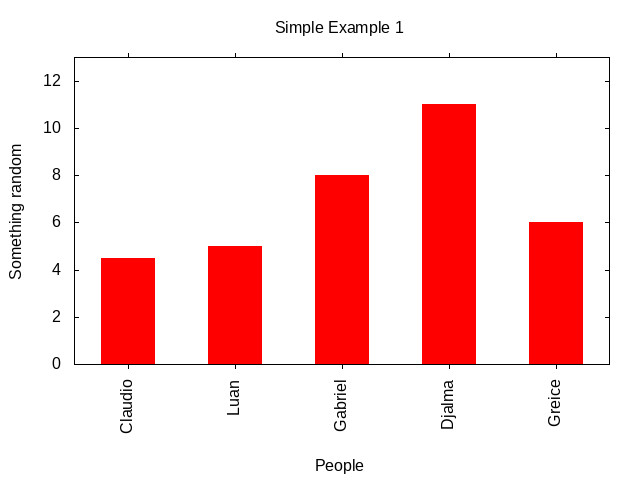

Write the gnuplot code that produced this figure.
set terminal pdf enhanced
set output "example-1.pdf"

# set terminal jpeg
# set output "example-1.jpeg"

set key off

set title "Simple Example 1"
set xlabel "People"
set ylabel "Something random"
set xtics rotate out

set yrange [0:13]

set boxwidth 0.5
set style fill solid

plot "example-1.dat" using 2:xtic(1) with boxes linecolor "red"